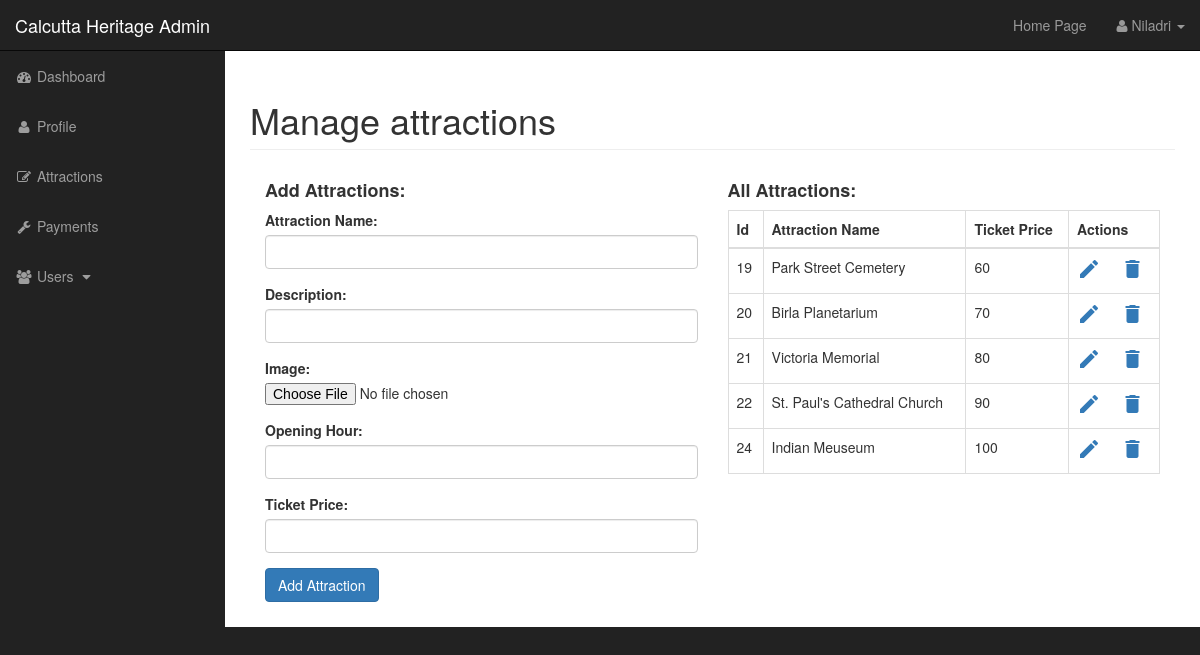
The page /admin/attractions.php (signed in) on the database its author committed.
### tables this page shows
CREATE TABLE `attractions` (
  `attraction_id` int(2) NOT NULL,
  `attraction_name` varchar(255) NOT NULL,
  `attraction_description` varchar(255) NOT NULL,
  `attraction_image_url` text NOT NULL,
  `attraction_opening_hour` int(2) NOT NULL,
  `attraction_ticket_price` int(3) NOT NULL
);

### admin/functions.php (the view, shortened to what this page needs)
<?php
function read_attractions()
{
    global $connection;
    $select_attractions_query = "SELECT * FROM attractions";
    $result = mysqli_query($connection, $select_attractions_query);
    while ($row = mysqli_fetch_assoc($result)) {
        $attraction_id = $row['attraction_id'];
        $attraction_name = $row['attraction_name'];
        $attraction_ticket_price = $row['attraction_ticket_price'];
        echo "
                <tr>
                    <td>{$attraction_id}</td>
                    <td>{$attraction_name}</td>
                    <td>{$attraction_ticket_price}</td>
                    <td>
                        <a href='attractions.php?edit={$attraction_id}'><i class='material-icons' data-toggle='tooltip' title='Edit'>&#xE254;</i></a>
                        &nbsp; &nbsp;
                        <a href='attractions.php?delete={$attraction_id}'><i class='material-icons' data-toggle='tooltip' title='Delete'>&#xE872;</i></a>
                    </td>
                </tr>
            ";
    }
}

### admin/css/sb-admin.css (style rules this page uses)
body { margin-top: 100px; background-color: #222; }
@media (min-width:768px) { body { margin-top: 50px; } }

### rows shown on the page
attractions: attraction_id "19", attraction_name "Park Street Cemetery", attraction_ticket_price "60"
attractions: attraction_id "20", attraction_name "Birla Planetarium", attraction_ticket_price "70"
attractions: attraction_id "21", attraction_name "Victoria Memorial", attraction_ticket_price "80"
attractions: attraction_id "22", attraction_name "St. Paul's Cathedral Church", attraction_ticket_price "90"
attractions: attraction_id "24", attraction_name "Indian Meuseum", attraction_ticket_price "100"

### other values the page prints
$_SESSION['name'] "Niladri"
